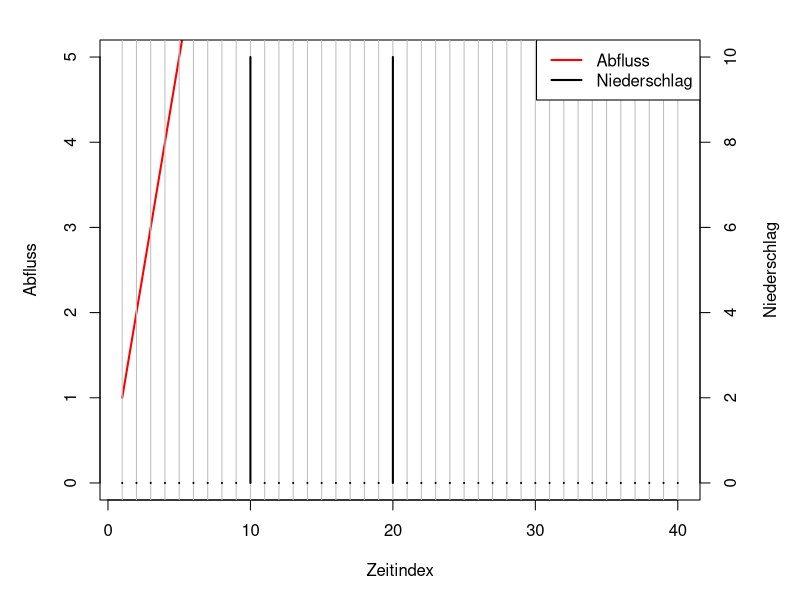

This figure's R source:
# Seminar zu "Einfuehrung in die Modellierung"

# Workspace ausleeren
rm(list = ls())

# ABC-MODELL
# ----------

# AUFGABE: Implementiere das abc-Modell als gleichnamige 
#   R-Funktion mit den Argumenten P, a, b, c. 
#   P: Vektor mit Niederschlagshoehen
#   a, b, c: Parameter des abc-Modells
#   return: Vektor des Abflusses (gleiche Laenge wie P)
abc = function(P, a, b, c) {
  #...hier ergaenzen...
}

# AUFGABE: Wende nun die Funktion auf einen ausgedachten Nieder-
#   schlag an und spiele mit den Parametern a, b und c. Beschreibe
#   die Effekte unterschiedlicher Parameterwerte und versuche,
#   diese hydrologisch zu interpretieren! 
zeit = 1:40 # Tage, Monate, Jahre?
P = rep(0., length(zeit))
# Wir lassen es in den Zeitschritten 10 und 20 jeweils 10 Einheiten regnen...
P[c(10,20)] = 10.
# Anwendung der Funktion
Q = abc(P, 0.5, 0.5, 0.1)

# Darstellung als Zeitreihendiagramm
par(mar = c(5,5,2,5))
plot(zeit, Q, type="l", lwd=2, col="red", 
     xlab="Zeitindex", ylab="Abfluss", ylim=c(0,5))
abline(v=zeit, col="grey")
par(new = T)
plot(zeit, P, type="h", lwd=2, axes=F, xlab=NA, ylab=NA)
axis(side = 4)
mtext(side = 4, line = 3, "Niederschlag")
legend("topright", legend=c("Abfluss", "Niederschlag"),
       lwd=c(2,2), col=c("red", "black"))

# AUFGABE: Modifiziere Deine Funktion abc so, dass nicht nur die
#   Ganglinie des Gesamtabflusses, sondern auch die Ganglinie
#   des Grundwasserabflusses zurueckgegeben wird. Nutze dafuer
#   den Datentyp einer Liste (list), in welchen man beliebige
#   Datentypen einbetten kann, z.B. so: return(list(Q=x1, Qgw=x2))

abc2 = function(P, a, b, c) {
  #...hier ergaenzen...
}

# AUFGABE: Wende die neue Funktion an. Erstelle dann
#   ein Diagramm, in welchem Du Gesamtabfluss und 
#   Grundwasserabfluss einzeichnest (basierend auf dem ersten 
#   Diagramm).
#   ACHTUNG: Deine Funktion gibt nun eine Liste
#   zurueck (zeige dies mit Hilfe des "str"-Befehls).
#   Auf Element x einer Liste y greift man so zu: y$x
out = abc2(P, 0.5, 0.3, 0.1)
str(out)
#...hier ergaenzen...
